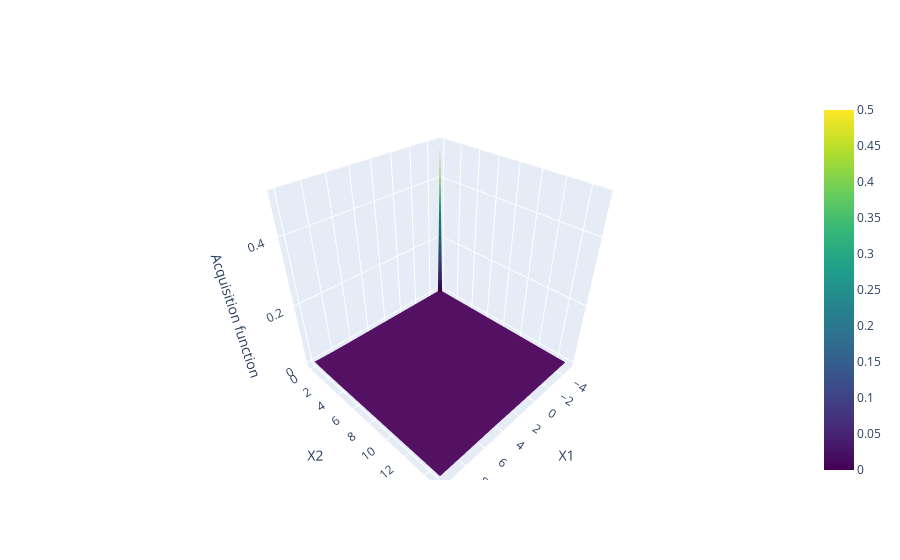

Notebook source saved alongside this figure:
### Code cell
plot_3d_surface(x1, x2, improv)

### Figure 1 — Plotly figure (JSON) as saved in the notebook; plotly's stock layout.template omitted (floating-point values rounded to 4 significant figures; data arrays with more than 128 entries replaced by an {"elided": "..."} marker saying what was removed)
{"data": [{"colorscale": [[0, "#440154"], [0.1111, "#482878"], [0.2222, "#3e4989"], [0.3333, "#31688e"], [0.4444, "#26828e"], [0.5556, "#1f9e89"], [0.6667, "#35b779"], [0.7778, "#6ece58"], [0.8889, "#b5de2b"], [1, "#fde725"]], "type": "surface", "x": {"elided": "50x50 float values"}, "y": {"elided": "50x50 float values"}, "z": {"elided": "50x50 float values"}}], "layout": {"scene": {"xaxis": {"title": {"text": "X1"}}, "yaxis": {"title": {"text": "X2"}}, "zaxis": {"title": {"text": "Acquisition function"}}}}}
